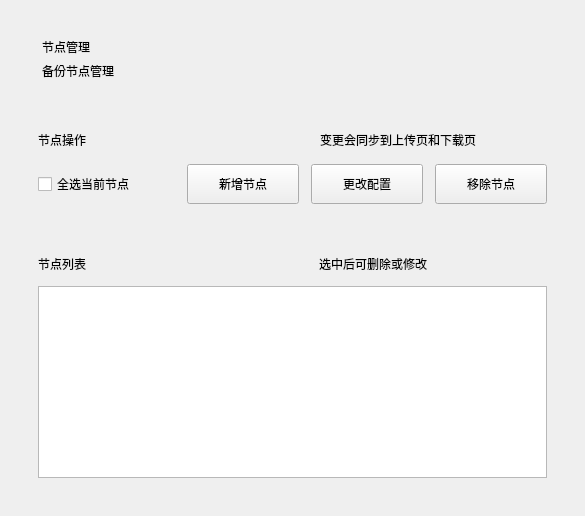
          <widget class="QWidget" name="NodelistWidget">
           <layout class="QVBoxLayout" name="verticalLayout_5">
            <property name="spacing">
             <number>16</number>
            </property>
            <property name="leftMargin">
             <number>20</number>
            </property>
            <property name="topMargin">
             <number>20</number>
            </property>
            <property name="rightMargin">
             <number>20</number>
            </property>
            <property name="bottomMargin">
             <number>20</number>
            </property>
            <item>
             <widget class="QWidget" name="nodePageHeaderCard">
              <layout class="QVBoxLayout" name="verticalLayout_19">
               <property name="spacing">
                <number>6</number>
               </property>
               <property name="leftMargin">
                <number>22</number>
               </property>
               <property name="topMargin">
                <number>18</number>
               </property>
               <property name="rightMargin">
                <number>22</number>
               </property>
               <property name="bottomMargin">
                <number>18</number>
               </property>
               <item>
                <widget class="QLabel" name="nodePageEyebrow">
                 <property name="text">
                  <string>节点管理</string>
                 </property>
                </widget>
               </item>
               <item>
                <widget class="QLabel" name="nodePageTitle">
                 <property name="text">
                  <string>备份节点管理</string>
                 </property>
                </widget>
               </item>
              </layout>
             </widget>
            </item>
            <item>
             <widget class="QWidget" name="nodeActionCard">
              <layout class="QVBoxLayout" name="verticalLayout_20">
               <property name="spacing">
                <number>14</number>
               </property>
               <property name="leftMargin">
                <number>18</number>
               </property>
               <property name="topMargin">
                <number>16</number>
               </property>
               <property name="rightMargin">
                <number>18</number>
               </property>
               <property name="bottomMargin">
                <number>16</number>
               </property>
               <item>
                <layout class="QHBoxLayout" name="horizontalLayout_19">
                 <item>
                  <widget class="QLabel" name="nodeSectionTitle">
                   <property name="text">
                    <string>节点操作</string>
                   </property>
                  </widget>
                 </item>
                 <item>
                  <spacer name="horizontalSpacer_17">
                   <property name="sizeType">
                    <enum>QSizePolicy::Fixed</enum>
                   </property>
                   <property name="sizeHint" stdset="0">
                    <size>
                     <width>40</width>
                     <height>20</height>
                    </size>
                   </property>
                  </spacer>
                 </item>
                 <item>
                  <widget class="QLabel" name="nodeSectionHint">
                   <property name="text">
                    <string>变更会同步到上传页和下载页</string>
                   </property>
                  </widget>
                 </item>
                </layout>
               </item>
               <item>
                <layout class="QHBoxLayout" name="NodToolOption">
                 <property name="spacing">
                  <number>12</number>
                 </property>
                 <item>
                  <widget class="QCheckBox" name="CheckAllNode">
                   <property name="text">
                    <string>全选当前节点</string>
                   </property>
                  </widget>
                 </item>
                 <item>
                  <spacer name="NoderSpacer">
                   <property name="sizeType">
                    <enum>QSizePolicy::Fixed</enum>
                   </property>
                   <property name="sizeHint" stdset="0">
                    <size>
                     <width>40</width>
                     <height>20</height>
                    </size>
                   </property>
                  </spacer>
                 </item>
                 <item>
                  <widget class="QPushButton" name="NewNode">
                   <property name="minimumSize">
                    <size>
                     <width>112</width>
                     <height>40</height>
                    </size>
                   </property>
                   <property name="maximumSize">
                    <size>
                     <width>160</width>
                     <height>40</height>
                    </size>
                   </property>
                   <property name="text">
                    <string>新增节点</string>
                   </property>
                  </widget>
                 </item>
                 <item>
                  <widget class="QPushButton" name="ChangeNode">
                   <property name="minimumSize">
                    <size>
                     <width>112</width>
                     <height>40</height>
                    </size>
                   </property>
                   <property name="maximumSize">
                    <size>
                     <width>160</width>
                     <height>40</height>
                    </size>
                   </property>
                   <property name="text">
                    <string>更改配置</string>
                   </property>
                  </widget>
                 </item>
                 <item>
                  <widget class="QPushButton" name="RemoveNode">
                   <property name="minimumSize">
                    <size>
                     <width>112</width>
                     <height>40</height>
                    </size>
                   </property>
                   <property name="maximumSize">
                    <size>
                     <width>160</width>
                     <height>40</height>
                    </size>
                   </property>
                   <property name="text">
                    <string>移除节点</string>
                   </property>
                  </widget>
                 </item>
                </layout>
               </item>
              </layout>
             </widget>
            </item>
            <item>
             <widget class="QWidget" name="nodeListCard">
              <layout class="QVBoxLayout" name="verticalLayout_21">
               <property name="spacing">
                <number>12</number>
               </property>
               <property name="leftMargin">
                <number>18</number>
               </property>
               <property name="topMargin">
                <number>18</number>
               </property>
               <property name="rightMargin">
                <number>18</number>
               </property>
               <property name="bottomMargin">
                <number>18</number>
               </property>
               <item>
                <layout class="QHBoxLayout" name="horizontalLayout_20">
                 <item>
                  <widget class="QLabel" name="nodeListTitle">
                   <property name="text">
                    <string>节点列表</string>
                   </property>
                  </widget>
                 </item>
                 <item>
                  <spacer name="horizontalSpacer_18">
                   <property name="sizeType">
                    <enum>QSizePolicy::Fixed</enum>
                   </property>
                   <property name="sizeHint" stdset="0">
                    <size>
                     <width>40</width>
                     <height>20</height>
                    </size>
                   </property>
                  </spacer>
                 </item>
                 <item>
                  <widget class="QLabel" name="nodeListHint">
                   <property name="text">
                    <string>选中后可删除或修改</string>
                   </property>
                  </widget>
                 </item>
                </layout>
               </item>
               <item>
                <widget class="QListWidget" name="listWidget">
                 <property name="spacing">
                  <number>10</number>
                 </property>
                </widget>
               </item>
              </layout>
             </widget>
            </item>
           </layout>
          </widget>
